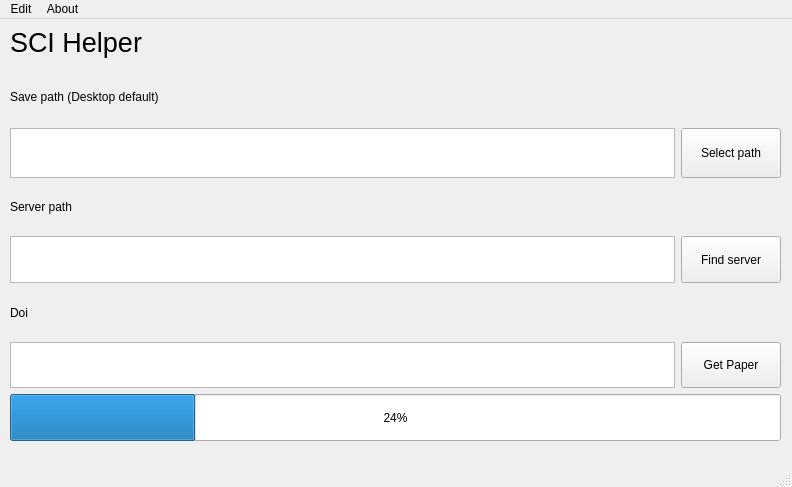
<?xml version="1.0" encoding="UTF-8"?>
<ui version="4.0">
 <class>MainWindow</class>
 <widget class="QMainWindow" name="MainWindow">
  <property name="geometry">
   <rect>
    <x>0</x>
    <y>0</y>
    <width>792</width>
    <height>487</height>
   </rect>
  </property>
  <property name="windowTitle">
   <string>MainWindow</string>
  </property>
  <widget class="QWidget" name="centralwidget">
   <property name="locale">
    <locale language="Chinese" country="China"/>
   </property>
   <widget class="QWidget" name="gridLayoutWidget">
    <property name="geometry">
     <rect>
      <x>0</x>
      <y>0</y>
      <width>791</width>
      <height>432</height>
     </rect>
    </property>
    <layout class="QGridLayout" name="gridLayout">
     <property name="leftMargin">
      <number>10</number>
     </property>
     <property name="rightMargin">
      <number>10</number>
     </property>
     <property name="bottomMargin">
      <number>10</number>
     </property>
     <item row="5" column="0" colspan="3">
      <widget class="QLabel" name="labelServerpath">
       <property name="maximumSize">
        <size>
         <width>800</width>
         <height>50</height>
        </size>
       </property>
       <property name="text">
        <string>Server path</string>
       </property>
      </widget>
     </item>
     <item row="4" column="0" colspan="2">
      <widget class="QTextEdit" name="inputSavePathText">
       <property name="sizePolicy">
        <sizepolicy hsizetype="Maximum" vsizetype="Maximum">
         <horstretch>0</horstretch>
         <verstretch>0</verstretch>
        </sizepolicy>
       </property>
       <property name="maximumSize">
        <size>
         <width>900</width>
         <height>50</height>
        </size>
       </property>
       <property name="markdown">
        <string/>
       </property>
       <property name="html">
        <string>&lt;!DOCTYPE HTML PUBLIC &quot;-//W3C//DTD HTML 4.0//EN&quot; &quot;http://www.w3.org/TR/REC-html40/strict.dtd&quot;&gt;
&lt;html&gt;&lt;head&gt;&lt;meta name=&quot;qrichtext&quot; content=&quot;1&quot; /&gt;&lt;style type=&quot;text/css&quot;&gt;
p, li { white-space: pre-wrap; }
&lt;/style&gt;&lt;/head&gt;&lt;body style=&quot; font-family:'Ubuntu'; font-size:11pt; font-weight:400; font-style:normal;&quot;&gt;
&lt;p style=&quot;-qt-paragraph-type:empty; margin-top:0px; margin-bottom:0px; margin-left:0px; margin-right:0px; -qt-block-indent:0; text-indent:0px;&quot;&gt;&lt;br /&gt;&lt;/p&gt;&lt;/body&gt;&lt;/html&gt;</string>
       </property>
      </widget>
     </item>
     <item row="9" column="0" colspan="2">
      <widget class="QTextEdit" name="inputDoiText">
       <property name="sizePolicy">
        <sizepolicy hsizetype="Expanding" vsizetype="Ignored">
         <horstretch>0</horstretch>
         <verstretch>0</verstretch>
        </sizepolicy>
       </property>
       <property name="maximumSize">
        <size>
         <width>900</width>
         <height>50</height>
        </size>
       </property>
      </widget>
     </item>
     <item row="3" column="0" colspan="3">
      <widget class="QLabel" name="labelSavepath">
       <property name="sizePolicy">
        <sizepolicy hsizetype="Fixed" vsizetype="MinimumExpanding">
         <horstretch>0</horstretch>
         <verstretch>0</verstretch>
        </sizepolicy>
       </property>
       <property name="maximumSize">
        <size>
         <width>800</width>
         <height>50</height>
        </size>
       </property>
       <property name="text">
        <string>&lt;html&gt;&lt;head/&gt;&lt;body&gt;&lt;p&gt;Save path (Desktop default)&lt;/p&gt;&lt;/body&gt;&lt;/html&gt;</string>
       </property>
      </widget>
     </item>
     <item row="10" column="0" colspan="3">
      <widget class="QProgressBar" name="progressBarDownload">
       <property name="maximumSize">
        <size>
         <width>16777215</width>
         <height>50</height>
        </size>
       </property>
       <property name="value">
        <number>24</number>
       </property>
      </widget>
     </item>
     <item row="7" column="0" colspan="2">
      <widget class="QTextEdit" name="inputServerPathText">
       <property name="sizePolicy">
        <sizepolicy hsizetype="Expanding" vsizetype="Ignored">
         <horstretch>0</horstretch>
         <verstretch>0</verstretch>
        </sizepolicy>
       </property>
       <property name="maximumSize">
        <size>
         <width>900</width>
         <height>50</height>
        </size>
       </property>
      </widget>
     </item>
     <item row="4" column="2">
      <widget class="QPushButton" name="btnSetPath">
       <property name="sizePolicy">
        <sizepolicy hsizetype="Minimum" vsizetype="Minimum">
         <horstretch>0</horstretch>
         <verstretch>0</verstretch>
        </sizepolicy>
       </property>
       <property name="maximumSize">
        <size>
         <width>100</width>
         <height>50</height>
        </size>
       </property>
       <property name="text">
        <string>Select path</string>
       </property>
      </widget>
     </item>
     <item row="7" column="2">
      <widget class="QPushButton" name="btnSetServer">
       <property name="maximumSize">
        <size>
         <width>100</width>
         <height>50</height>
        </size>
       </property>
       <property name="text">
        <string>Find server</string>
       </property>
      </widget>
     </item>
     <item row="8" column="0" colspan="3">
      <widget class="QLabel" name="labelDoi">
       <property name="maximumSize">
        <size>
         <width>800</width>
         <height>50</height>
        </size>
       </property>
       <property name="text">
        <string>Doi</string>
       </property>
      </widget>
     </item>
     <item row="9" column="2">
      <widget class="QPushButton" name="btnFetchPaper">
       <property name="maximumSize">
        <size>
         <width>100</width>
         <height>50</height>
        </size>
       </property>
       <property name="text">
        <string>Get Paper</string>
       </property>
      </widget>
     </item>
     <item row="1" column="0" colspan="3">
      <widget class="QLabel" name="mainTitle">
       <property name="font">
        <font>
         <pointsize>20</pointsize>
        </font>
       </property>
       <property name="text">
        <string>SCI Helper</string>
       </property>
      </widget>
     </item>
    </layout>
   </widget>
  </widget>
  <widget class="QMenuBar" name="menubar">
   <property name="geometry">
    <rect>
     <x>0</x>
     <y>0</y>
     <width>792</width>
     <height>28</height>
    </rect>
   </property>
   <widget class="QMenu" name="menuEdit">
    <property name="title">
     <string>Edit</string>
    </property>
    <addaction name="actionReload"/>
   </widget>
   <widget class="QMenu" name="menuAbout">
    <property name="title">
     <string>About</string>
    </property>
    <addaction name="actionAbout"/>
   </widget>
   <addaction name="menuEdit"/>
   <addaction name="menuAbout"/>
  </widget>
  <widget class="QStatusBar" name="statusbar"/>
  <action name="actionReload">
   <property name="text">
    <string>Reload</string>
   </property>
  </action>
  <action name="actionAbout">
   <property name="text">
    <string>About</string>
   </property>
  </action>
 </widget>
 <resources/>
 <connections/>
</ui>
